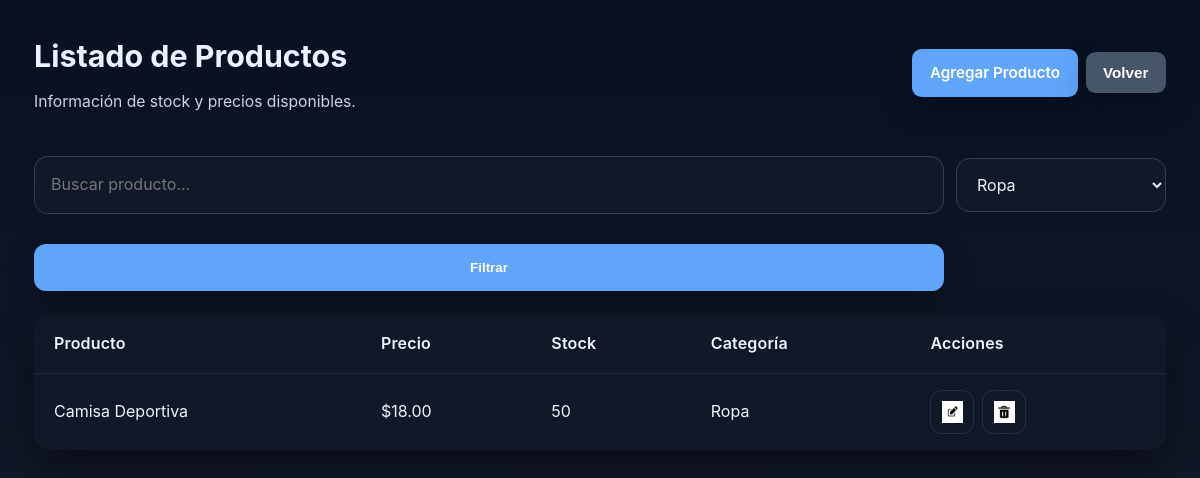
Page /productos/listar.php?categoria=3 (signed in) on the committed database.
### tables this page shows
CREATE TABLE `productos` (
  `id_producto` int(11) NOT NULL,
  `nombre` varchar(150) NOT NULL,
  `precio` decimal(10,2) NOT NULL,
  `stock` int(11) NOT NULL,
  `id_categoria` int(11) NOT NULL
);

CREATE TABLE `categorias` (
  `id_categoria` int(11) NOT NULL,
  `nombre` varchar(100) NOT NULL
);

### productos/listar.php (the view, shortened to what this page needs)
<?php require_once '../auth.php'; requireAuth(); include '../conexion.php'; ?>
<?php
$search = trim($_GET['search'] ?? '');
$categoriaFiltro = $_GET['categoria'] ?? '';
$categorias = $conexion->query("SELECT * FROM categorias ORDER BY nombre ASC");
$where = [];
$params = [];
if ($categoriaFiltro !== '') {
    $where[] = "productos.id_categoria = :categoria";
    $params[':categoria'] = $categoriaFiltro;
}
$sql = "SELECT productos.*, categorias.nombre AS categoria
        FROM productos
        INNER JOIN categorias
        ON productos.id_categoria = categorias.id_categoria";
if (count($where)) {
    $sql .= " WHERE " . implode(' AND ', $where);
}
$sql .= " ORDER BY productos.nombre ASC";
$stmt = $conexion->prepare($sql);
$stmt->execute($params);
$productos = $stmt->fetchAll(PDO::FETCH_ASSOC);
?>
<!DOCTYPE html>
<html lang="es">
<head>
    <link rel="stylesheet" href="../css/estilos.css">
</head>
<body>
<main class="section">
    <div class="page-header">
        <div>
            <h1>Listado de Productos</h1>
            <p class="subtitle">Información de stock y precios disponibles.</p>
        </div>
        <div class="page-actions">
            <a href="agregar.php" class="btn">Agregar Producto</a>
            <button type="button" class="btn back-button" onclick="history.back()">Volver</button>
        </div>
    </div>
    <form method="GET" class="filters">
        <div class="filter-row">
            <input type="search" name="search" placeholder="Buscar producto..." value="<?= htmlspecialchars($search) ?>">
            <select name="categoria">
                <?php foreach ($categorias as $categoria): ?>
                    <option value="<?= $categoria['id_categoria'] ?>" <?= $categoriaFiltro == $categoria['id_categoria'] ? 'selected' : '' ?>><?= htmlspecialchars($categoria['nombre']) ?></option>
                <?php endforeach; ?>
            </select>
            <button type="submit" class="btn">Filtrar</button>
        </div>
    </form>
    <table>
        <tr>
            <th>Producto</th>
            <th>Precio</th>
            <th>Stock</th>
            <th>Categoría</th>
            <th>Acciones</th>
        </tr>
        <?php foreach($productos as $producto): ?>
        <tr>
            <td><?= $producto['nombre']; ?></td>
            <td>$<?= $producto['precio']; ?></td>
            <td><?= $producto['stock']; ?></td>
            <td><?= $producto['categoria']; ?></td>
            <td class="action-cell">
                <a href="editar.php?id=<?= $producto['id_producto']; ?>" class="action-link" title="Editar producto">
                    <img src="../img/edit.png" alt="Editar" class="action-icon">
                </a>
                <a href="eliminar.php?id=<?= $producto['id_producto']; ?>" class="action-link" title="Eliminar producto">
                    <img src="../img/delete.png" alt="Eliminar" class="action-icon">
                </a>
            </td>
        </tr>
        <?php endforeach; ?>
    </table>
</main>
</body>
</html>

### css/estilos.css (style rules this page uses)
:root { color-scheme: dark; --bg: #0b1120; --surface: #111827; --surface-strong: #1f2937; --surface-stronger: #273449; --text: #eef2ff; --muted: #cbd5e1; --brand: #60a5fa; --brand-dark: #2563eb; --shadow: 0 16px 40px rgba(0, 0, 0, 0.45); }
* { box-sizing: border-box; }
html, body { margin: 0; min-height: 100%; font-family: "Inter", system-ui, -apple-system, BlinkMacSystemFont, "Segoe UI", sans-serif; background: linear-gradient(180deg, #081124 0%, #111827 100%); color: var(--text); }
body { line-height: 1.6; }
img { max-width: 100%; display: block; }
a { color: var(--brand); text-decoration: none; }
.page-header { display: flex; align-items: center; justify-content: space-between; gap: 1rem; margin-bottom: 1.75rem; }
.page-actions { display: flex; gap: 0.5rem; align-items: center; }
.page-header h1 { margin: 0; font-size: 1.9rem; }
.subtitle { margin: 0.5rem 0 0; color: var(--muted); font-size: 0.98rem; }
button, .btn { display: inline-flex; align-items: center; justify-content: center; gap: 0.5rem; border: none; border-radius: 0.75rem; padding: 1rem 1.4rem; font-weight: 600; cursor: pointer; transition: transform 0.2s ease, background-color 0.2s ease, box-shadow 0.2s ease; background: var(--brand); color: #ffffff; box-shadow: 0 12px 30px rgba(0, 0, 0, 0.25); }
.action-link { display: inline-flex; align-items: center; justify-content: center; width: 2.75rem; height: 2.75rem; border-radius: 0.75rem; background: #111827; border: 1px solid rgba(148, 163, 184, 0.16); transition: background-color 0.2s ease, transform 0.2s ease; text-decoration: none; }
.action-icon { width: 1.35rem; height: 1.35rem; }
.action-cell { display: flex; gap: 0.5rem; align-items: center; }
.back-button { background: #475569; }
.page-actions .btn, .page-actions .back-button { padding: 0.75rem 1.1rem; font-size: 0.95rem; border-radius: 0.6rem; }
main, .section { max-width: 1180px; margin: 0 auto; padding: 2rem 1.5rem 3rem; }
table { width: 100%; border-collapse: separate; border-spacing: 0; margin-top: 1.5rem; background: var(--surface); border-radius: 1rem; overflow: hidden; box-shadow: var(--shadow); }
table th, table td { padding: 1rem 1.25rem; border-bottom: 1px solid rgba(148, 163, 184, 0.12); }
table th { background: #111827; text-align: left; color: var(--text); font-weight: 600; letter-spacing: 0.01em; }
table tr:last-child td { border-bottom: none; }
.login-form input, form select, form textarea, .login-form button, form input, form select, form textarea { width: 100%; border-radius: 0.85rem; border: 1px solid #334155; background: #111827; padding: 0.95rem 1rem; margin-top: 0.9rem; font: inherit; color: var(--text); }
.filters { margin-bottom: 1rem; }
.filter-row { display: grid; grid-template-columns: 1fr auto; gap: 0.75rem; align-items: center; }
.filter-row input, .filter-row select { max-width: 100%; }
button[type="submit"] { margin-top: 1.15rem; }

### rows in the picture
productos: nombre "Camisa Deportiva", precio "18.00", stock "50", id_categoria.nombre "Ropa"

### other values in the picture
form field categoria "Ropa"
